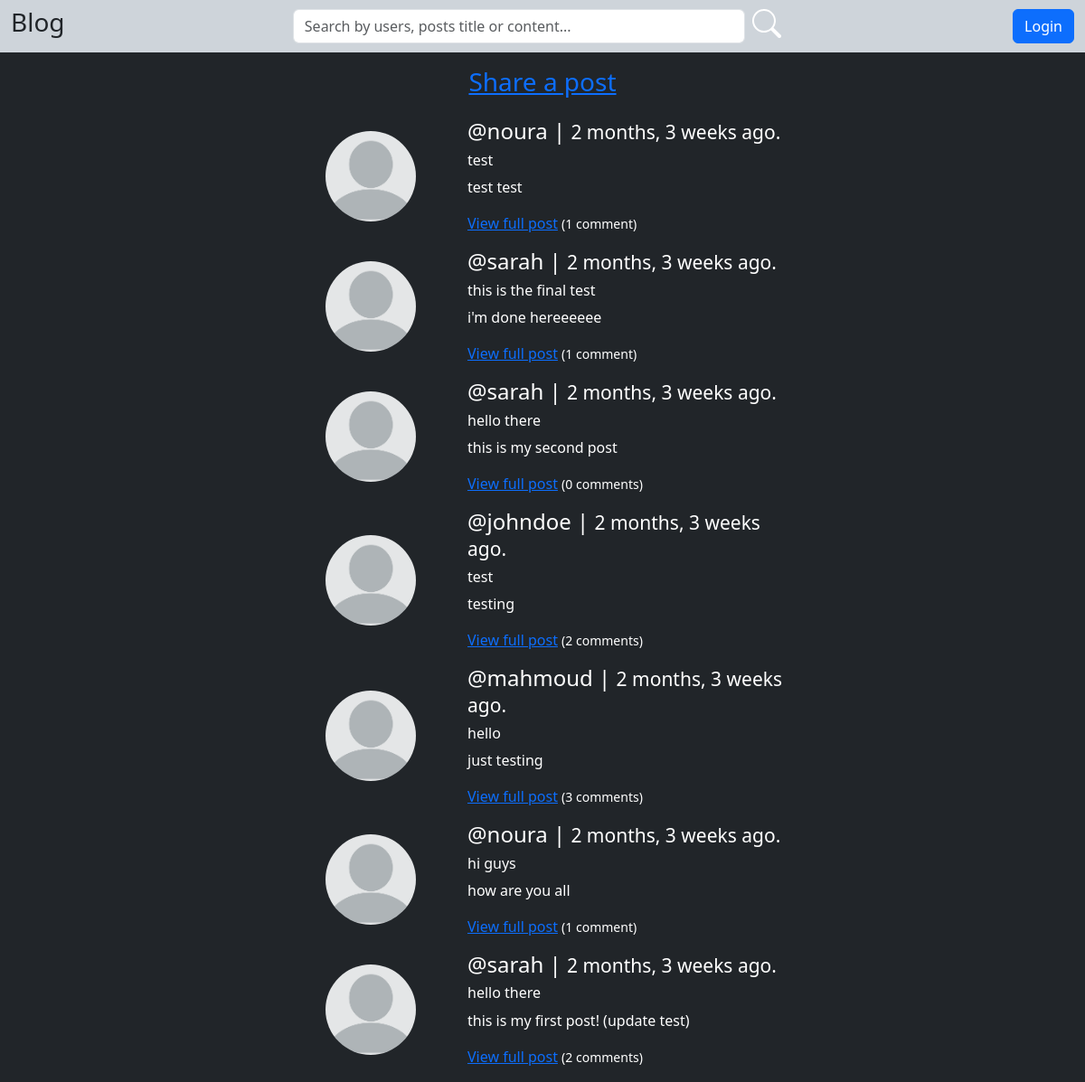
The page / on the database its author committed.
### base/models.py (models this page shows, shortened)
class Post(models.Model):
    author = models.ForeignKey(User, on_delete=models.CASCADE)
    title = models.CharField(max_length=200)
    content = models.TextField(blank=True, null=True)
    created = models.DateTimeField(auto_now_add=True)

class Profile(models.Model):
    user = models.OneToOneField(User, on_delete=models.CASCADE)
    image = models.ImageField(default='default.png', upload_to='profiles/', blank=True, null=True)
    bio = models.TextField(blank=True, null=True)

### base/views.py (the view)
# urls.py: path('', views.home, name='home'),
def home(request):
    page = 'home'
    query = ''
    if request.GET.get('query'):
        query = request.GET.get('query')
    posts = Post.objects.filter(
        Q(title__icontains=query) |
        Q(author__username__icontains=query) |
        Q(content__icontains=query)
    ).order_by('-created')
    context = {'posts':posts, 'query':query, 'page':page}
    return render(request, 'base/home.html', context)

### base/templates/base/home.html (shortened to what this page needs)
{% extends "base.html" %}
{% load static %}
{% load widget_tweaks %}
{% block body %}
{% if posts.count == 0 %}
    {% if query %}
        <div class="d-flex flex-column justify-content-center align-items-center mt-3 mb-3">
            <h1>No results found.</h1>
        </div>
    {% else %}
        <div class="container d-flex justify-content-center flex-column">
            <div class="d-flex flex-column justify-content-center align-items-center mt-3 mb-3">
                <h1>WELCOME!</h1>
                <h2 class="text-center">to the blog website! Share your content with us!</h2>
                <h3 class="text-center"><a href="{% url 'create-post' %}">Be the first to share a post!</a></h3>
            </div>
        </div>
    {% endif %}
{% else %}
    <div class="container mt-3 mb-3">
        <div class="row justify-content-center">
            <div class="col-md-6 text-center">
                <h3><a href="{% url 'create-post' %}">Share a post </a></h3>
            </div>
        </div>
    </div>
    {% for post in posts %}
    <div class="container mt-3 mb-3">
        <div class="row justify-content-center">
            <div class="col-md-2 d-flex justify-content-center align-items-center">
                {% if request.user == post.author %}
                <a href="{% url 'profile' %}"> <img src="{{post.author.profile.image.url}}" class="img-fluid rounded-circle" alt="profile" width="100" height="100"></a>
                {% else %}
                <a href="{% url 'user-profile' post.author.id %}"> <img src="{{post.author.profile.image.url}}" class="img-fluid rounded-circle" alt="profile" width="100" height="100"></a>
                {% endif %}
            </div>
            <div class="col-md-4" >
                <h4>@{{post.author}} | <small>{{post.created|timesince}} ago.</small></h4>
                <h6>{{post.title}}</h6>
                <p>{{post.content}}</p>
                <a href="{% url 'view-post' post.id %}" >View full post</a> <small>({{post.comment_set.count}} comment{{ post.comment_set.count|pluralize }})</small>
            </div>
        </div>
    </div>
    {% endfor %}
{% endif %}
{% endblock body %}

### rows shown on the page
Post: author.profile.image (placeholder picture), author "noura", created "2 months, 3 weeks", title "test", content "test test", comment_set.count "1"
Post: author.profile.image (placeholder picture), author "sarah", created "2 months, 3 weeks", title "this is the final test", content "i'm done hereeeeee", comment_set.count "1"
Post: author.profile.image (placeholder picture), author "sarah", created "2 months, 3 weeks", title "hello there", content "this is my second post", comment_set.count "0"
Post: author.profile.image (placeholder picture), author "johndoe", created "2 months, 3 weeks", title "test", content "testing", comment_set.count "2"
Post: author.profile.image (placeholder picture), author "mahmoud", created "2 months, 3 weeks", title "hello", content "just testing", comment_set.count "3"
Post: author.profile.image (placeholder picture), author "noura", created "2 months, 3 weeks", title "hi guys", content "how are you all", comment_set.count "1"
Post: author.profile.image (placeholder picture), author "sarah", created "2 months, 3 weeks", title "hello there", content "this is my first post! (update test)", comment_set.count "2"
